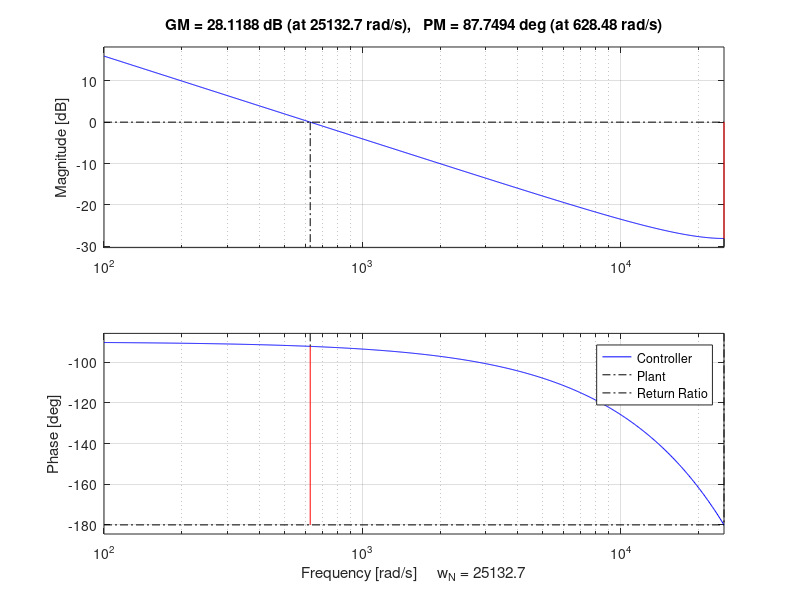
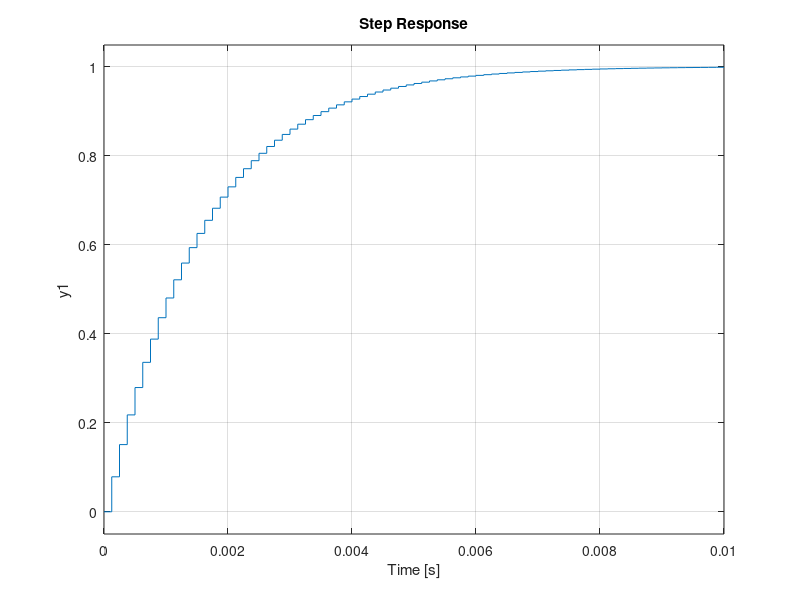
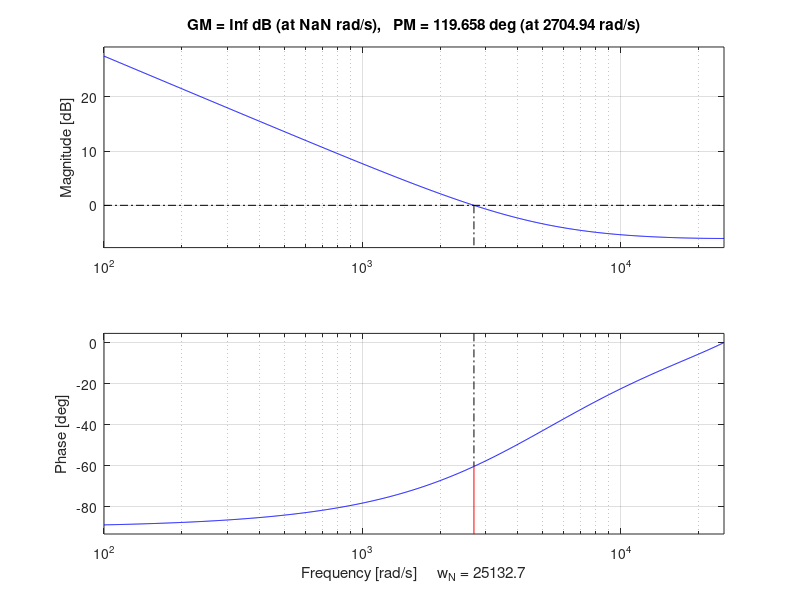
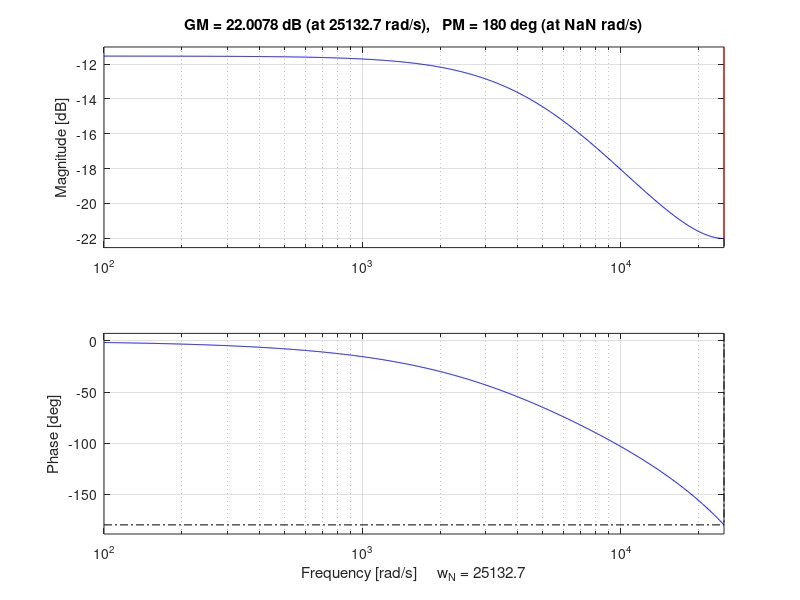

The MATLAB source for these figures, in order:
clear()
% 
%  s = 2630         1          1
%     ------   = ------ = -----------------  => R =4758/2630, L= 1/2630
%     s + 4758   sL + R   s/2630 + 4758/2630

%%% System Parameters %%%
R =  4948/1310; % Resistance in Ohms
L = 1/1310; % Inductance in Henries
Ts = 1/8000; % Sample period
wc = pi/40; % Crossover frequency, in Radians per sample
%%%
s = tf('s');
sys = 1/(L*s + R); % Continuous time transfer function
z = tf('z', Ts);
sys_d = c2d(sys, Ts); % Zero order hold equivalent
ki = 1-exp(-R*Ts/L) % Calculate Ki
k = R*((wc)/(1-exp(-R*Ts/L))) % Calculate loop gain
controller = k*(1 + ki/((z-1))); % PI controller transfer function
fp = series(controller, sys_d); % Forward Path
cl = feedback(fp, 1); % Unity feedback
%%% Plot open-loop, return ratio, and controller bode plots %%%
figure;
hold all
bode(controller);
bode(sys_d);
margin(fp);
legend('Controller', 'Plant', 'Return Ratio')
%%% Plot closed-loop step response %%%
figure;step(cl);

figure;bode(controller);margin(controller);
figure;bode(sys_d);margin(sys_d);
figure;bode(fp);margin(fp);

% ki = 0.4483, k = 1.2678
% Kii  = 3,586.4
% Kpp = 1.2678
% controller2 = Kpp*(1 + Kii*Ts/((z-1)));
% fp2 = series(controller2, sys_d);
% closed_loop_system = feedback(fp2, 1);
% figure;step(closed_loop_system);